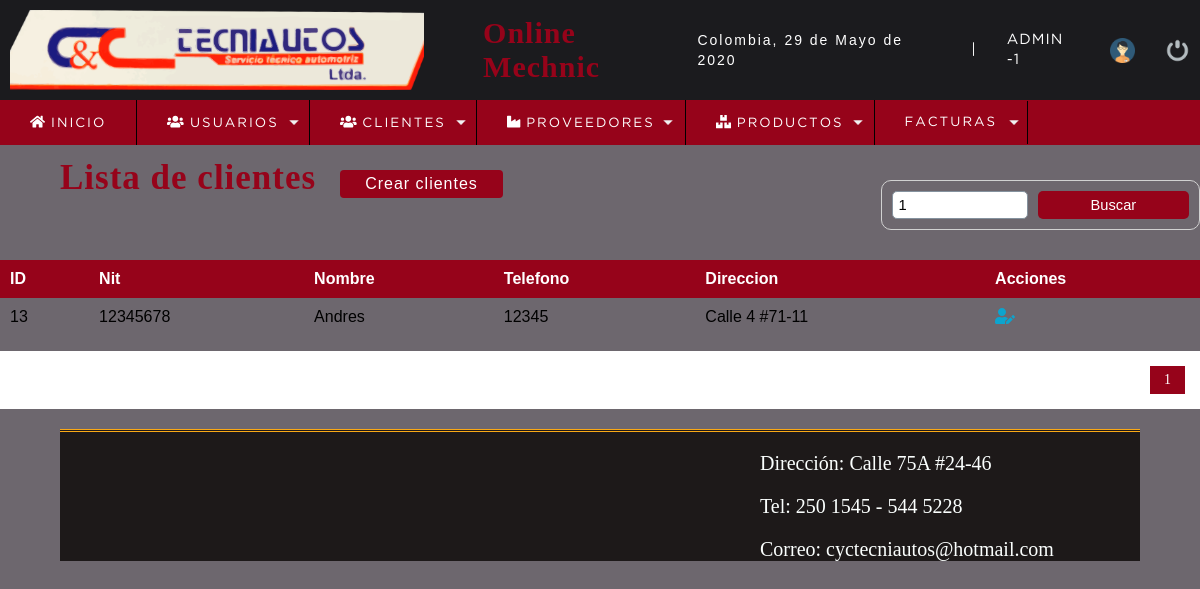
The page /sistema/buscar_cliente.php?busqueda=1 (signed in) on the database its author committed.
### tables this page shows
CREATE TABLE `cliente` (
  `idcliente` int(11) NOT NULL,
  `nit` int(11) DEFAULT NULL,
  `nombre` varchar(80) DEFAULT NULL,
  `telefono` int(11) DEFAULT NULL,
  `direccion` text DEFAULT NULL,
  `dateadd` datetime NOT NULL DEFAULT current_timestamp(),
  `usuario_id` int(11) NOT NULL,
  `estatus` int(11) NOT NULL DEFAULT 1
);

### sistema/buscar_cliente.php (the view, shortened to what this page needs)
<?php
include "../conexion.php";
?>
<!DOCTYPE html>
<html lang="en">
<head>
    <?php include "includes/scripts.php"; ?>
</head>
<body>
    <?php include "includes/header.php"; ?>
    <section id="container">
        <?php
        $busqueda = strtolower($_REQUEST['busqueda']);
        ?>
        <h1>Lista de clientes</h1>
        <a href="registro_cliente.php" class="btn_new">Crear clientes</a>
        <form action="buscar_cliente.php" method="get" class="form_search">
            <input type="text" name="busqueda" id="busqueda" placeholder="Buscar" value="<?php echo $busqueda; ?>">
            <input type="submit" value="Buscar" class="btn_search">
        </form>
        <table>
            <tr>
                <th>ID</th>
                <th>Nit</th>
                <th>Nombre</th>
                <th>Telefono</th>
                <th>Direccion</th>
                <th>Acciones</th>
            </tr>
            <?php
            $sql_register = mysqli_query($conection, "SELECT COUNT(*) as total_registro FROM cliente
																WHERE ( idcliente   LIKE '%$busqueda%' OR
                                                                        nit         LIKE '%$busqueda%' OR
																		nombre      LIKE '%$busqueda%' OR
																		telefono    LIKE '%$busqueda%' OR
																		direccion   LIKE '%$busqueda%'
																	   )
																AND estatus = 1 ");
            $result_register = mysqli_fetch_array($sql_register);
            $total_registro = $result_register['total_registro'];
            $por_pagina = 5;
            if (empty($_GET['pagina'])) {
                $pagina = 1;
            } else {
                $pagina = $_GET['pagina'];
            }
            $desde = ($pagina - 1) * $por_pagina;
            $total_paginas = ceil($total_registro / $por_pagina);
            $query = mysqli_query($conection, "SELECT * FROM cliente
										WHERE
										(   idcliente LIKE '%$busqueda%' OR
                                            nit       LIKE '%$busqueda%' OR
											nombre    LIKE '%$busqueda%' OR
											telefono  LIKE '%$busqueda%' OR
											direccion LIKE '%$busqueda%'
									    )
										AND
										estatus = 1 ORDER BY idcliente ASC LIMIT $desde,$por_pagina
				");
            $result = mysqli_num_rows($query);
            if ($result > 0) {
                while ($data = mysqli_fetch_array($query)) {
            ?>
                    <tr>
                        <td><?php echo $data["idcliente"]; ?></td>
                        <td><?php echo $data["nit"] ?></td>
                        <td><?php echo $data["nombre"]; ?></td>
                        <td><?php echo $data["telefono"]; ?></td>
                        <td><?php echo $data["direccion"]; ?></td>
                        <td>
                            <a class="link_edit" href="editar_cliente.php?id=<?php echo $data["idcliente"]; ?>"><i class="fas fa-user-edit"></i></a>
                        </td>
                    </tr>
            <?php
                }
            }
            ?>
        </table>
        <?php
        if ($total_registro != 0) {
        ?>
            <div class="paginador">
                <ul>
                                        <<</a> </li> <?php
                                                    for ($i = 1; $i <= $total_paginas; $i++) {
                                                        if ($i == $pagina) {
                                                            echo '<li class="pageSelected">' . $i . '</li>';
                                                        } else {
                                                            echo '<li><a href="?pagina=' . $i . '&busqueda=' . $busqueda . '">' . $i . '</a></li>';
                                                        }
                                                    }
                                                        ?> <li><a href="?pagina=<?php echo $pagina + 1; ?>&busqueda=<?php echo $busqueda; ?>">>></a></li>
                </ul>
            </div>
        <?php } ?>
    </section>
    <?php include "includes/footer.php"; ?>
</body>
</html>

### sistema/css/style.css (style rules this page uses)
* { margin: 0; padding: 0; box-sizing: border-box; }
body { background: #6d676E; display: block; height: 100%; }
h1, h2, h3, h4, h5, h6 { font-family: 'arial'; font-weight: bold; letter-spacing: 1px; }
h1 { font-size: 26px; }
a { text-decoration: none; font-family: arial; letter-spacing: 1px; }
#container { display: block; padding-top: 150px; }
form { background: #FFF; margin: auto; padding: 20px 50px; border: 1px solid #d1d1d1; margin-top: 30px; }
input, select { display: block; width: 100%; font-size: 11pt; padding: 5px; border: 1px solid #85929e; border-radius: 5px; }
#container h1 { font-size: 35px; display: inline-block; }
.btn_new { display: inline-block; background: #96031A; color: #FFF; padding: 5px 25px; border-radius: 4px; margin: 20px; }
table { border-collapse: collapse; font-size: 12pt; font-family: 'arial'; width: 100%; }
table th { text-align: left; padding: 10px; background: #96031A; color: #FFF; }
table tr:nth-child(odd) { background: #FFF; }
table td { padding: 10px; }
.link_edit { color: #0ca4ce; }
.paginador ul { padding: 15px; list-style: none; background: #FFF; margin-top: 15px; display: -webkit-flex; display: -moz-flex; display: -ms-flex; display: -o-flex; display: flex; justify-content: flex-end; }
.paginador a, .pageSelected { color: #96031A; border: 1px solid #ddd; padding: 5px; display: inline-block; font-size: 14px; text-align: center; width: 35px; }
.pageSelected { color: #FFF; background: #96031A; border: 1px solid #96031A; }
.form_search { display: -webkit-flex; display: -moz-flex; display: -ms-flex; display: -o-flex; display: flex; float: right; background: initial; padding: 10px; border-radius: 10px; margin: 30px auto; }
.form_search .btn_search { background: #96031A; color: #FFF; padding: 0 20px; border: 0; cursor: pointer; margin-left: 10px; border-radius: 5px; }
h1 { color: #96031A; font-family: Candara; margin-left: 5%; font-size: 30px; text-decoration: none; }

### rows shown on the page
cliente: idcliente "13", nit "12345678", nombre "Andres", telefono "12345", direccion "Calle 4 #71-11"

### other values the page prints
fechaC() "29 de Mayo de 2020"
$_SESSION['user'] "ADMIN"
$_SESSION['rol'] "1"
